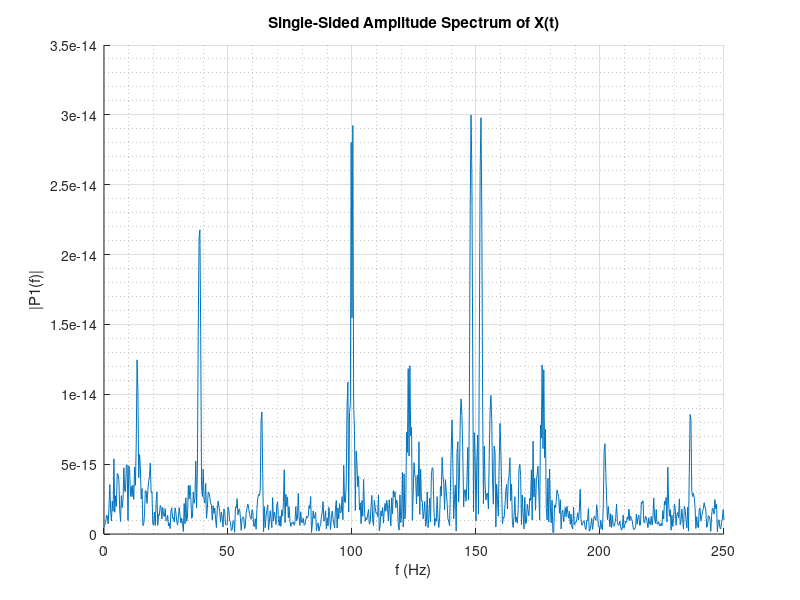

This figure's MATLAB source:
clear all;
close all;

Fs = 500;            % Sampling frequency                    
T = 1/Fs;             % Sampling period       
L = 1500;             % Length of signal
t = (0:L-1)*T;        % Time vector

I = sin(2*pi*100*t);
Q = sin(2*pi*100*t+pi/2);

S = complex(I,Q);
X = S;


Y = fft(X);
P2 = abs(Y/L);
P1 = P2(1:L/2+1);
P1(2:end-1) = 2*P1(2:end-1);

figure(1)
hold on;
grid on;
grid minor;
f = Fs*(0:(L/2))/L;
plot(f,P1);
title('Single-Sided Amplitude Spectrum of X(t)')
xlabel('f (Hz)')
ylabel('|P1(f)|')
